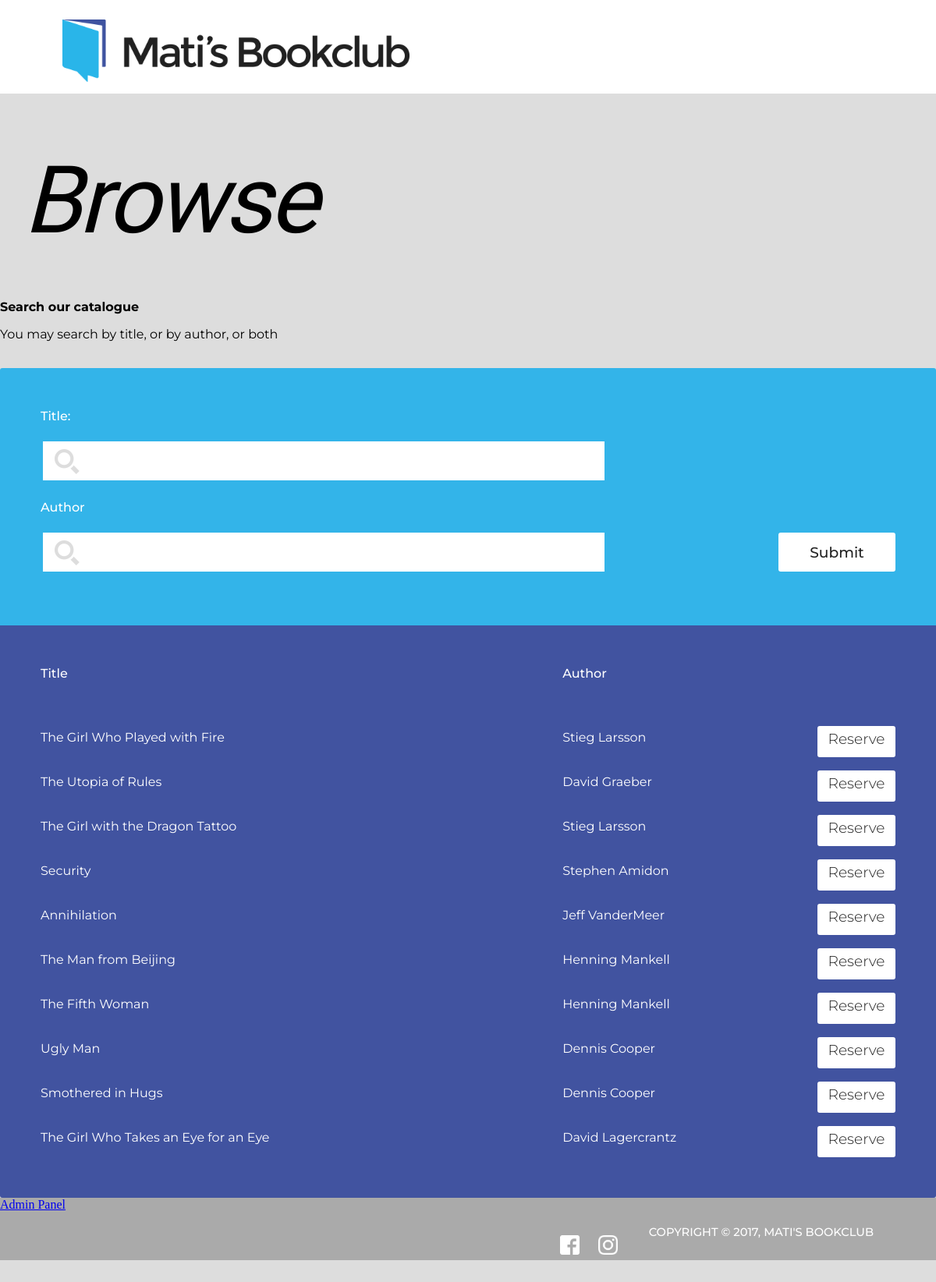
Screenshot of /browse.php with the database file from the repository.
### tables this page shows
CREATE TABLE `books` (
  `bookId` varchar(13) NOT NULL,
  `title` varchar(255) NOT NULL,
  `author` varchar(255) NOT NULL,
  `pagesNo` int(5) NOT NULL,
  `edition` varchar(255) DEFAULT NULL,
  `yearPubl` year(4) NOT NULL,
  `publisher` varchar(255) NOT NULL,
  `onLoan` tinyint(1) NOT NULL
);

### browse.php (the view, shortened to what this page needs)
<html>
    <head>
        <link rel="stylesheet" href="main.css">
    </head>
    <body>
        <?php
		include('config.php');
		include('header.php');?>
		<div class='pagecontainer'>
			<h1>Browse</h1><br><br><br>
			<p><strong>Search our catalogue</strong></p>
			<p>You may search by title, or by author, or both</p><br>
			<form action="browse.php" method="POST">
				<table>
					<tbody>
						<tr>
							<td><p>Title:</p><input type="search" name="searchtitle"></td>
						</tr>
						<tr>
							<td><p>Author</p><input type="search" name="searchauthor"></td>
						</tr>
						<tr>
							<td></td>
							<td><input type="submit" name="submit" value="Submit"></td>
						</tr>
					</tbody>
				</table>
			</form>
			<?php
			@ $db = new mysqli($dbserver, $dbuser, $dbpass, $dbname);
			$query = " SELECT * FROM books";
				$stmt = $db->prepare($query);
				$stmt->bind_result($bookId, $title, $author, $pagesNo, $edition, $yearPubl, $publisher, $onLoan);
				$stmt->execute();
				echo '<table id="browsetable">';
				echo '<tr id="toprow"><td id="col1">Title</td> <td id="col2">Author</td> <td id=""col3> </td> </tr>';
				while ($stmt->fetch()) {
					echo "<tr>";
					echo "<td> $title </td><td> $author </td>";
					echo '<td><a id="reservebook" href="reserve.php?bookId=' . urlencode($bookId) . '"> Reserve </a></td>';
					echo "</tr>";
				}
				echo "</table>";
				?>
	</body>
</html>

### main.css (style rules this page uses)
body { margin: 0 auto; padding: 0; background-color: #dddddd; }
.pagecontainer { max-width: 1200px; overflow: hidden; margin: 0 auto; padding-top: 200px; padding-bottom: 100px; }
h1 { margin: 0; margin-left: 30px; font-family: 'Arapey', serif; font-weight: 400; font-style: italic; font-size: 90pt; line-height: 95%; letter-spacing: -4px; }
p { font-family: 'Montserrat', sans-serif; }
table { width: 100%; margin: 0 auto; padding: 40px; font-family: 'Montserrat', sans-serif; font-size: 12pt; }
table td { padding: 10px 10px; }
table tr { vertical-align: top; }
#toprow { height: 80px; font-weight: 500; }
footer { width: 100%; height: 80px; background-color: #aaaaaa; = }
#footcontent { margin-right: 80px; }
#foottext { margin: 0 auto; }
#foottext P { color: #ffffff; font-family: 'Montserrat', sans-serif; font-weight: 500; text-transform: uppercase; margin-left: 40px; font-size: 11pt; padding: 20px 0 0 0; float: right; }
#footimg { margin-left: 40px; float: right; }
#footimg img { width: 25px; padding: 0 0 0 20px; margin-top: 30px; }
form { width: 1200px; margin: 0 auto; background-color: #33B4E9; color: #ffffff; font-size: 16pt; border-radius: 3px 3px 0px 0px; height: 330px; }
form p { margin: 0; margin-bottom: 20px; font-weight: 500; color: #fff; }
input[type=search] { width: 100%; height: 56px; padding-left: 60px; background-color: #ffffff; background-image: url('images/search.png'); background-position: 15px 10px; background-repeat: no-repeat; font-size: 16pt; font-family: 'Montserrat', sans-serif; border: solid 3px #33B4E9; color: #cccccc; }
input[type=submit] { border: none; height: 50px; width: 150px; padding: 5px; font-family: 'Montserrat', sans-serif; font-size: 14pt; background-color: #ffffff; color: #222222; border-radius: 3px; font-weight: 500; position: relative; top: -75; float: right; }
#browsetable { background-color: #4153a0; color: #ffffff; border-radius: 0px 0px 3px 3px; }
#col1 { width: 60%; }
#col2 { width: 20%; }
#reservebook { text-decoration: none; text-align: center; padding: 5px; vertical-align: middle; font-family: 'Montserrat', sans-serif; font-size: 14pt; background-color: #ffffff; color: #222222; border-radius: 3px; display: block; width: 90px; height: 30px; margin-left: 0px; margin-bottom: 0px; margin-top: -5px; float: right; font-weight: 300; }

### rows the page displays
books: title "The Girl Who Played with Fire", author "Stieg Larsson"
books: title "The Utopia of Rules", author "David Graeber"
books: title "The Girl with the Dragon Tattoo", author "Stieg Larsson"
books: title "Security", author "Stephen Amidon"
books: title "Annihilation", author "Jeff VanderMeer"
books: title "The Man from Beijing", author "Henning Mankell"
books: title "The Fifth Woman", author "Henning Mankell"
books: title "Ugly Man", author "Dennis Cooper"
books: title "Smothered in Hugs", author "Dennis Cooper"
books: title "The Girl Who Takes an Eye for an Eye", author "David Lagercrantz"
